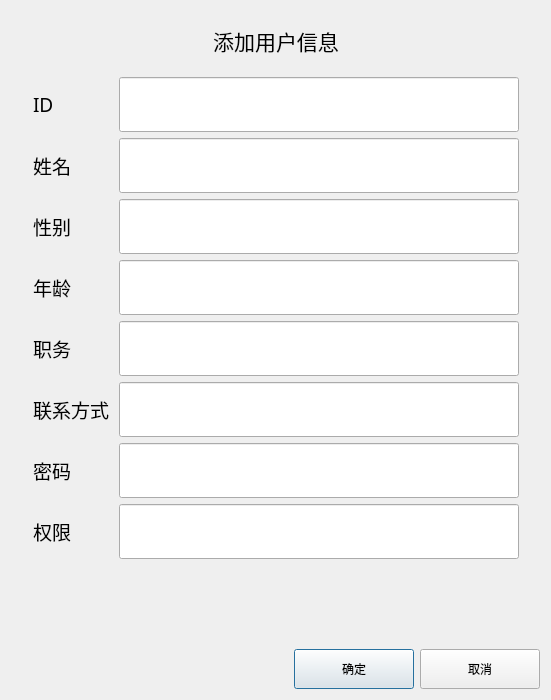
<?xml version="1.0" encoding="UTF-8"?>
<ui version="4.0">
 <class>AddUserInfoDialog</class>
 <widget class="QDialog" name="AddUserInfoDialog">
  <property name="geometry">
   <rect>
    <x>0</x>
    <y>0</y>
    <width>551</width>
    <height>700</height>
   </rect>
  </property>
  <property name="windowTitle">
   <string>Dialog</string>
  </property>
  <layout class="QGridLayout" name="gridLayout">
   <item row="0" column="0">
    <layout class="QHBoxLayout" name="horizontalLayout_2">
     <item>
      <spacer name="horizontalSpacer_2">
       <property name="orientation">
        <enum>Qt::Horizontal</enum>
       </property>
       <property name="sizeHint" stdset="0">
        <size>
         <width>40</width>
         <height>20</height>
        </size>
       </property>
      </spacer>
     </item>
     <item>
      <widget class="QLabel" name="label_title">
       <property name="minimumSize">
        <size>
         <width>300</width>
         <height>60</height>
        </size>
       </property>
       <property name="maximumSize">
        <size>
         <width>300</width>
         <height>60</height>
        </size>
       </property>
       <property name="font">
        <font>
         <family>宋体</family>
         <pointsize>16</pointsize>
        </font>
       </property>
       <property name="text">
        <string>添加用户信息</string>
       </property>
       <property name="alignment">
        <set>Qt::AlignCenter</set>
       </property>
      </widget>
     </item>
     <item>
      <spacer name="horizontalSpacer_3">
       <property name="orientation">
        <enum>Qt::Horizontal</enum>
       </property>
       <property name="sizeHint" stdset="0">
        <size>
         <width>40</width>
         <height>20</height>
        </size>
       </property>
      </spacer>
     </item>
    </layout>
   </item>
   <item row="1" column="0">
    <layout class="QHBoxLayout" name="horizontalLayout_3">
     <item>
      <spacer name="horizontalSpacer_4">
       <property name="orientation">
        <enum>Qt::Horizontal</enum>
       </property>
       <property name="sizeHint" stdset="0">
        <size>
         <width>13</width>
         <height>420</height>
        </size>
       </property>
      </spacer>
     </item>
     <item>
      <layout class="QFormLayout" name="formLayout">
       <item row="0" column="0">
        <widget class="QLabel" name="label_ID">
         <property name="minimumSize">
          <size>
           <width>80</width>
           <height>55</height>
          </size>
         </property>
         <property name="maximumSize">
          <size>
           <width>80</width>
           <height>55</height>
          </size>
         </property>
         <property name="font">
          <font>
           <family>宋体</family>
           <pointsize>14</pointsize>
          </font>
         </property>
         <property name="text">
          <string>ID</string>
         </property>
        </widget>
       </item>
       <item row="0" column="1">
        <widget class="QLineEdit" name="id_edit">
         <property name="minimumSize">
          <size>
           <width>400</width>
           <height>55</height>
          </size>
         </property>
         <property name="maximumSize">
          <size>
           <width>400</width>
           <height>55</height>
          </size>
         </property>
         <property name="font">
          <font>
           <family>宋体</family>
           <pointsize>14</pointsize>
          </font>
         </property>
        </widget>
       </item>
       <item row="1" column="0">
        <widget class="QLabel" name="label_name">
         <property name="minimumSize">
          <size>
           <width>80</width>
           <height>55</height>
          </size>
         </property>
         <property name="maximumSize">
          <size>
           <width>80</width>
           <height>55</height>
          </size>
         </property>
         <property name="font">
          <font>
           <family>宋体</family>
           <pointsize>14</pointsize>
          </font>
         </property>
         <property name="text">
          <string>姓名</string>
         </property>
        </widget>
       </item>
       <item row="1" column="1">
        <widget class="QLineEdit" name="name_edit">
         <property name="minimumSize">
          <size>
           <width>400</width>
           <height>55</height>
          </size>
         </property>
         <property name="maximumSize">
          <size>
           <width>400</width>
           <height>55</height>
          </size>
         </property>
         <property name="font">
          <font>
           <family>宋体</family>
           <pointsize>14</pointsize>
          </font>
         </property>
        </widget>
       </item>
       <item row="2" column="0">
        <widget class="QLabel" name="label_sex">
         <property name="minimumSize">
          <size>
           <width>80</width>
           <height>55</height>
          </size>
         </property>
         <property name="maximumSize">
          <size>
           <width>80</width>
           <height>55</height>
          </size>
         </property>
         <property name="font">
          <font>
           <family>宋体</family>
           <pointsize>14</pointsize>
          </font>
         </property>
         <property name="text">
          <string>性别</string>
         </property>
        </widget>
       </item>
       <item row="2" column="1">
        <widget class="QLineEdit" name="sex_edit">
         <property name="minimumSize">
          <size>
           <width>400</width>
           <height>55</height>
          </size>
         </property>
         <property name="maximumSize">
          <size>
           <width>400</width>
           <height>55</height>
          </size>
         </property>
         <property name="font">
          <font>
           <family>宋体</family>
           <pointsize>14</pointsize>
          </font>
         </property>
        </widget>
       </item>
       <item row="3" column="0">
        <widget class="QLabel" name="label_age">
         <property name="minimumSize">
          <size>
           <width>80</width>
           <height>55</height>
          </size>
         </property>
         <property name="maximumSize">
          <size>
           <width>80</width>
           <height>55</height>
          </size>
         </property>
         <property name="font">
          <font>
           <family>宋体</family>
           <pointsize>14</pointsize>
          </font>
         </property>
         <property name="text">
          <string>年龄</string>
         </property>
        </widget>
       </item>
       <item row="3" column="1">
        <widget class="QLineEdit" name="age_edit">
         <property name="minimumSize">
          <size>
           <width>400</width>
           <height>55</height>
          </size>
         </property>
         <property name="maximumSize">
          <size>
           <width>400</width>
           <height>55</height>
          </size>
         </property>
         <property name="font">
          <font>
           <family>宋体</family>
           <pointsize>14</pointsize>
          </font>
         </property>
        </widget>
       </item>
       <item row="4" column="0">
        <widget class="QLabel" name="label_post">
         <property name="minimumSize">
          <size>
           <width>80</width>
           <height>55</height>
          </size>
         </property>
         <property name="maximumSize">
          <size>
           <width>80</width>
           <height>55</height>
          </size>
         </property>
         <property name="font">
          <font>
           <family>宋体</family>
           <pointsize>14</pointsize>
          </font>
         </property>
         <property name="text">
          <string>职务</string>
         </property>
        </widget>
       </item>
       <item row="4" column="1">
        <widget class="QLineEdit" name="post_edit">
         <property name="minimumSize">
          <size>
           <width>400</width>
           <height>55</height>
          </size>
         </property>
         <property name="maximumSize">
          <size>
           <width>400</width>
           <height>55</height>
          </size>
         </property>
         <property name="font">
          <font>
           <family>宋体</family>
           <pointsize>14</pointsize>
          </font>
         </property>
        </widget>
       </item>
       <item row="5" column="0">
        <widget class="QLabel" name="label_phone">
         <property name="minimumSize">
          <size>
           <width>80</width>
           <height>55</height>
          </size>
         </property>
         <property name="maximumSize">
          <size>
           <width>80</width>
           <height>55</height>
          </size>
         </property>
         <property name="font">
          <font>
           <family>宋体</family>
           <pointsize>14</pointsize>
          </font>
         </property>
         <property name="text">
          <string>联系方式</string>
         </property>
        </widget>
       </item>
       <item row="5" column="1">
        <widget class="QLineEdit" name="phone_edit">
         <property name="minimumSize">
          <size>
           <width>400</width>
           <height>55</height>
          </size>
         </property>
         <property name="maximumSize">
          <size>
           <width>400</width>
           <height>55</height>
          </size>
         </property>
         <property name="font">
          <font>
           <family>宋体</family>
           <pointsize>14</pointsize>
          </font>
         </property>
        </widget>
       </item>
       <item row="6" column="0">
        <widget class="QLabel" name="label_passwd">
         <property name="minimumSize">
          <size>
           <width>80</width>
           <height>55</height>
          </size>
         </property>
         <property name="maximumSize">
          <size>
           <width>80</width>
           <height>55</height>
          </size>
         </property>
         <property name="font">
          <font>
           <family>宋体</family>
           <pointsize>14</pointsize>
          </font>
         </property>
         <property name="text">
          <string>密码</string>
         </property>
        </widget>
       </item>
       <item row="6" column="1">
        <widget class="QLineEdit" name="passwd_edit">
         <property name="minimumSize">
          <size>
           <width>400</width>
           <height>55</height>
          </size>
         </property>
         <property name="maximumSize">
          <size>
           <width>400</width>
           <height>55</height>
          </size>
         </property>
         <property name="font">
          <font>
           <family>宋体</family>
           <pointsize>14</pointsize>
          </font>
         </property>
        </widget>
       </item>
       <item row="7" column="0">
        <widget class="QLabel" name="label_role">
         <property name="minimumSize">
          <size>
           <width>80</width>
           <height>55</height>
          </size>
         </property>
         <property name="maximumSize">
          <size>
           <width>80</width>
           <height>55</height>
          </size>
         </property>
         <property name="font">
          <font>
           <family>宋体</family>
           <pointsize>14</pointsize>
          </font>
         </property>
         <property name="text">
          <string>权限</string>
         </property>
        </widget>
       </item>
       <item row="7" column="1">
        <widget class="QLineEdit" name="role_edit">
         <property name="minimumSize">
          <size>
           <width>400</width>
           <height>55</height>
          </size>
         </property>
         <property name="maximumSize">
          <size>
           <width>400</width>
           <height>55</height>
          </size>
         </property>
         <property name="font">
          <font>
           <family>宋体</family>
           <pointsize>14</pointsize>
          </font>
         </property>
        </widget>
       </item>
      </layout>
     </item>
     <item>
      <spacer name="horizontalSpacer_5">
       <property name="orientation">
        <enum>Qt::Horizontal</enum>
       </property>
       <property name="sizeHint" stdset="0">
        <size>
         <width>13</width>
         <height>420</height>
        </size>
       </property>
      </spacer>
     </item>
    </layout>
   </item>
   <item row="2" column="0">
    <layout class="QHBoxLayout" name="horizontalLayout" stretch="10,2,2">
     <item>
      <spacer name="horizontalSpacer">
       <property name="orientation">
        <enum>Qt::Horizontal</enum>
       </property>
       <property name="sizeHint" stdset="0">
        <size>
         <width>40</width>
         <height>20</height>
        </size>
       </property>
      </spacer>
     </item>
     <item>
      <widget class="QPushButton" name="varietyBtn">
       <property name="minimumSize">
        <size>
         <width>120</width>
         <height>40</height>
        </size>
       </property>
       <property name="maximumSize">
        <size>
         <width>120</width>
         <height>40</height>
        </size>
       </property>
       <property name="text">
        <string>确定</string>
       </property>
      </widget>
     </item>
     <item>
      <widget class="QPushButton" name="cancelBtn">
       <property name="minimumSize">
        <size>
         <width>120</width>
         <height>40</height>
        </size>
       </property>
       <property name="maximumSize">
        <size>
         <width>120</width>
         <height>40</height>
        </size>
       </property>
       <property name="text">
        <string>取消</string>
       </property>
      </widget>
     </item>
    </layout>
   </item>
  </layout>
 </widget>
 <resources/>
 <connections/>
</ui>
